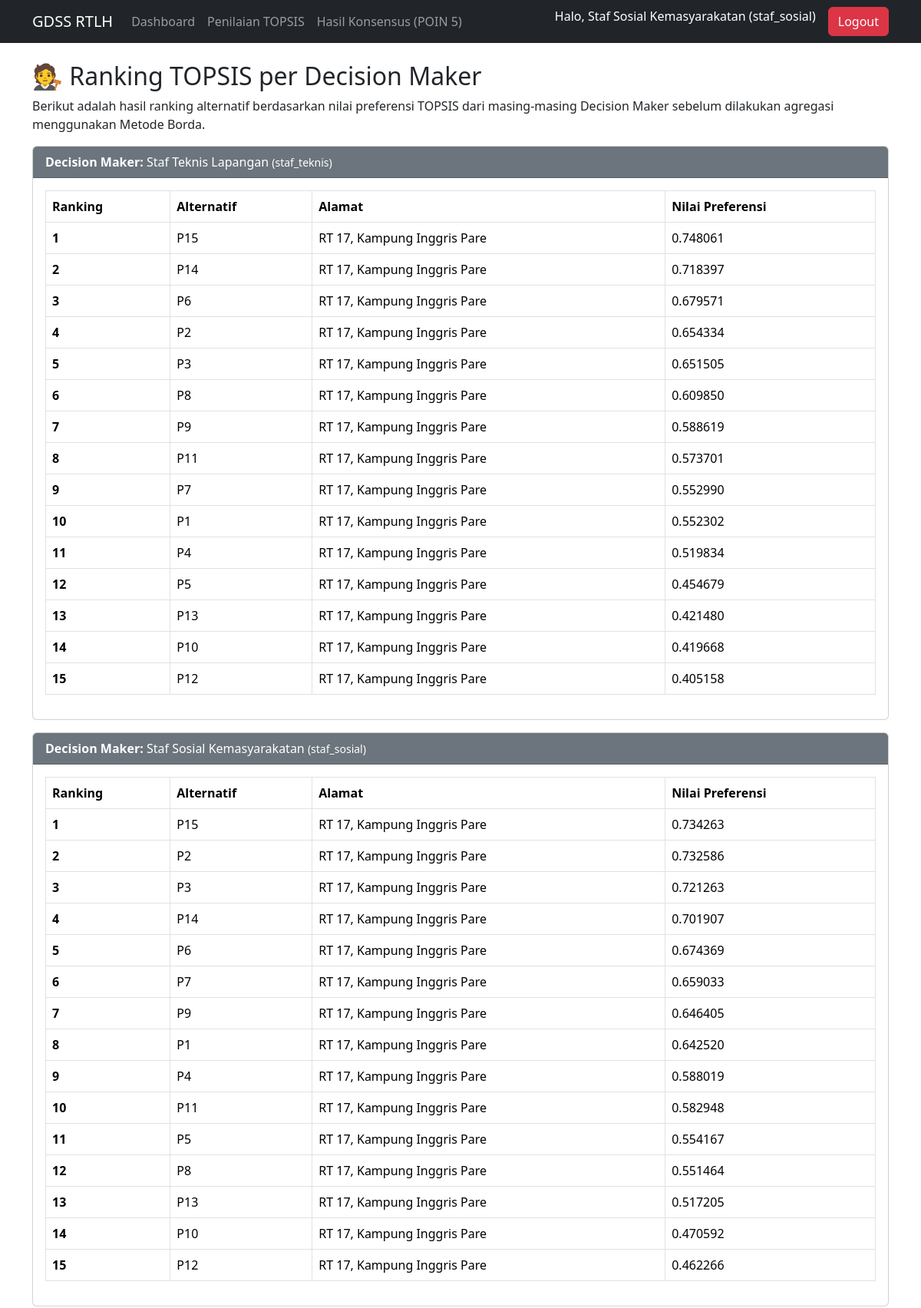
The page /hasil_akhir.php (signed in, upper part) on the database its author committed.
### tables this page shows
CREATE TABLE `users` (
  `id` int(11) NOT NULL,
  `username` varchar(100) NOT NULL,
  `password` varchar(255) NOT NULL,
  `nama_lengkap` varchar(200) DEFAULT NULL,
  `role` enum('staf_teknis','staf_sosial','kadinas','admin') NOT NULL
);

CREATE TABLE `hasil_topsis` (
  `id` int(11) NOT NULL,
  `id_user` int(11) DEFAULT NULL,
  `id_alternatif` int(11) DEFAULT NULL,
  `nilai_preferensi` float DEFAULT NULL,
  `ranking` int(11) DEFAULT NULL
);

CREATE TABLE `alternatif` (
  `id` int(11) NOT NULL,
  `nama_pemilik` varchar(255) DEFAULT NULL,
  `alamat` text DEFAULT NULL
);

### hasil_akhir.php (the view, shortened to what this page needs)
<?php
require_once 'includes/header.php';
?>
<h2>🧑‍⚖️ Ranking TOPSIS per Decision Maker</h2>
<p>Berikut adalah hasil ranking alternatif berdasarkan nilai preferensi TOPSIS dari masing-masing Decision Maker sebelum dilakukan agregasi menggunakan Metode Borda.</p>
<?php
$sql_users = mysqli_query($koneksi, "SELECT id, nama_lengkap, role FROM users WHERE role IN ('staf_teknis','staf_sosial','kadinas')");
while ($u = mysqli_fetch_assoc($sql_users)) {
    $id_dm = $u['id'];
    echo "<div class='card mb-3'>
            <div class='card-header bg-secondary text-white'>
                <b>Decision Maker:</b> " . htmlspecialchars($u['nama_lengkap']) . " <small>(" . $u['role'] . ")</small>
            </div>
            <div class='card-body'>";
    $sql_topsis = "
        SELECT a.nama_pemilik AS alternatif, a.alamat, h.nilai_preferensi, h.ranking
        FROM hasil_topsis AS h
        JOIN alternatif AS a ON h.id_alternatif = a.id
        WHERE h.id_user = $id_dm
        ORDER BY h.ranking ASC
    ";
    $result_topsis = mysqli_query($koneksi, $sql_topsis);
    if (mysqli_num_rows($result_topsis) > 0) {
        echo "<table class='table table-bordered'>
                <thead class='bg-dark text-white'>
                    <tr>
                        <th>Ranking</th>
                        <th>Alternatif</th>
                        <th>Alamat</th>
                        <th>Nilai Preferensi</th>
                    </tr>
                </thead>
                <tbody>";
        while ($row = mysqli_fetch_assoc($result_topsis)) {
            echo "<tr>
                <td><b>" . $row['ranking'] . "</b></td>
                <td>" . htmlspecialchars($row['alternatif']) . "</td>
                <td>" . htmlspecialchars($row['alamat']) . "</td>
                <td>" . number_format($row['nilai_preferensi'], 6) . "</td>
            </tr>";
        }
        echo "</tbody></table>";
    } else {
        echo "<p class='text-danger'>⚠ Belum ada hasil TOPSIS untuk Decision Maker ini!</p>";
    }
    echo "</div></div>";
}
?>
<?php
require_once 'includes/footer.php';
?>

### rows shown on the page
users: nama_lengkap "Staf Teknis Lapangan", role "staf_teknis"
hasil_topsis: ranking "1", id_alternatif.nama_pemilik "P15", id_alternatif.alamat "RT 17, Kampung Inggris Pare", nilai_preferensi "0.748061"
hasil_topsis: ranking "2", id_alternatif.nama_pemilik "P14", id_alternatif.alamat "RT 17, Kampung Inggris Pare", nilai_preferensi "0.718397"
hasil_topsis: ranking "3", id_alternatif.nama_pemilik "P6", id_alternatif.alamat "RT 17, Kampung Inggris Pare", nilai_preferensi "0.679571"
hasil_topsis: ranking "4", id_alternatif.nama_pemilik "P2", id_alternatif.alamat "RT 17, Kampung Inggris Pare", nilai_preferensi "0.654334"
hasil_topsis: ranking "5", id_alternatif.nama_pemilik "P3", id_alternatif.alamat "RT 17, Kampung Inggris Pare", nilai_preferensi "0.651505"
hasil_topsis: ranking "6", id_alternatif.nama_pemilik "P8", id_alternatif.alamat "RT 17, Kampung Inggris Pare", nilai_preferensi "0.609850"
hasil_topsis: ranking "7", id_alternatif.nama_pemilik "P9", id_alternatif.alamat "RT 17, Kampung Inggris Pare", nilai_preferensi "0.588619"
hasil_topsis: ranking "8", id_alternatif.nama_pemilik "P11", id_alternatif.alamat "RT 17, Kampung Inggris Pare", nilai_preferensi "0.573701"
hasil_topsis: ranking "9", id_alternatif.nama_pemilik "P7", id_alternatif.alamat "RT 17, Kampung Inggris Pare", nilai_preferensi "0.552990"
hasil_topsis: ranking "10", id_alternatif.nama_pemilik "P1", id_alternatif.alamat "RT 17, Kampung Inggris Pare", nilai_preferensi "0.552302"
hasil_topsis: ranking "11", id_alternatif.nama_pemilik "P4", id_alternatif.alamat "RT 17, Kampung Inggris Pare", nilai_preferensi "0.519834"
hasil_topsis: ranking "12", id_alternatif.nama_pemilik "P5", id_alternatif.alamat "RT 17, Kampung Inggris Pare", nilai_preferensi "0.454679"
hasil_topsis: ranking "13", id_alternatif.nama_pemilik "P13", id_alternatif.alamat "RT 17, Kampung Inggris Pare", nilai_preferensi "0.421480"
hasil_topsis: ranking "14", id_alternatif.nama_pemilik "P10", id_alternatif.alamat "RT 17, Kampung Inggris Pare", nilai_preferensi "0.419668"
hasil_topsis: ranking "15", id_alternatif.nama_pemilik "P12", id_alternatif.alamat "RT 17, Kampung Inggris Pare", nilai_preferensi "0.405158"
users: nama_lengkap "Staf Sosial Kemasyarakatan", role "staf_sosial"
hasil_topsis: ranking "1", id_alternatif.nama_pemilik "P15", id_alternatif.alamat "RT 17, Kampung Inggris Pare", nilai_preferensi "0.734263"
hasil_topsis: ranking "2", id_alternatif.nama_pemilik "P2", id_alternatif.alamat "RT 17, Kampung Inggris Pare", nilai_preferensi "0.732586"
hasil_topsis: ranking "3", id_alternatif.nama_pemilik "P3", id_alternatif.alamat "RT 17, Kampung Inggris Pare", nilai_preferensi "0.721263"
hasil_topsis: ranking "4", id_alternatif.nama_pemilik "P14", id_alternatif.alamat "RT 17, Kampung Inggris Pare", nilai_preferensi "0.701907"
hasil_topsis: ranking "5", id_alternatif.nama_pemilik "P6", id_alternatif.alamat "RT 17, Kampung Inggris Pare", nilai_preferensi "0.674369"
hasil_topsis: ranking "6", id_alternatif.nama_pemilik "P7", id_alternatif.alamat "RT 17, Kampung Inggris Pare", nilai_preferensi "0.659033"
hasil_topsis: ranking "7", id_alternatif.nama_pemilik "P9", id_alternatif.alamat "RT 17, Kampung Inggris Pare", nilai_preferensi "0.646405"
hasil_topsis: ranking "8", id_alternatif.nama_pemilik "P1", id_alternatif.alamat "RT 17, Kampung Inggris Pare", nilai_preferensi "0.642520"
hasil_topsis: ranking "9", id_alternatif.nama_pemilik "P4", id_alternatif.alamat "RT 17, Kampung Inggris Pare", nilai_preferensi "0.588019"
hasil_topsis: ranking "10", id_alternatif.nama_pemilik "P11", id_alternatif.alamat "RT 17, Kampung Inggris Pare", nilai_preferensi "0.582948"
hasil_topsis: ranking "11", id_alternatif.nama_pemilik "P5", id_alternatif.alamat "RT 17, Kampung Inggris Pare", nilai_preferensi "0.554167"
hasil_topsis: ranking "12", id_alternatif.nama_pemilik "P8", id_alternatif.alamat "RT 17, Kampung Inggris Pare", nilai_preferensi "0.551464"
hasil_topsis: ranking "13", id_alternatif.nama_pemilik "P13", id_alternatif.alamat "RT 17, Kampung Inggris Pare", nilai_preferensi "0.517205"
hasil_topsis: ranking "14", id_alternatif.nama_pemilik "P10", id_alternatif.alamat "RT 17, Kampung Inggris Pare", nilai_preferensi "0.470592"
hasil_topsis: ranking "15", id_alternatif.nama_pemilik "P12", id_alternatif.alamat "RT 17, Kampung Inggris Pare", nilai_preferensi "0.462266"

### other values the page prints
$USER_NAMA "Staf Sosial Kemasyarakatan"
$USER_ROLE "staf_sosial"
